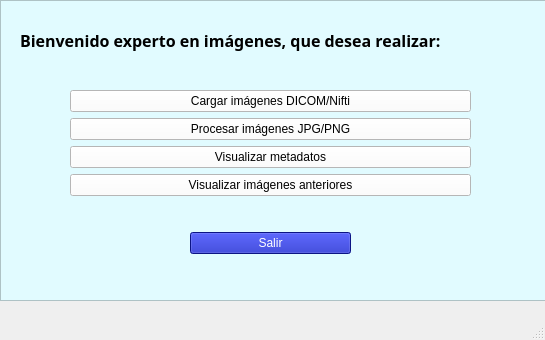
<?xml version="1.0" encoding="UTF-8"?>
<ui version="4.0">
 <class>MainWindow</class>
 <widget class="QMainWindow" name="MainWindow">
  <property name="geometry">
   <rect>
    <x>0</x>
    <y>0</y>
    <width>545</width>
    <height>340</height>
   </rect>
  </property>
  <property name="windowTitle">
   <string>MainWindow</string>
  </property>
  <widget class="QWidget" name="centralwidget">
   <widget class="QFrame" name="frame">
    <property name="geometry">
     <rect>
      <x>0</x>
      <y>0</y>
      <width>551</width>
      <height>301</height>
     </rect>
    </property>
    <property name="styleSheet">
     <string notr="true">background-color: rgb(225, 251, 255);</string>
    </property>
    <property name="frameShape">
     <enum>QFrame::StyledPanel</enum>
    </property>
    <property name="frameShadow">
     <enum>QFrame::Raised</enum>
    </property>
    <widget class="QLabel" name="label">
     <property name="geometry">
      <rect>
       <x>20</x>
       <y>30</y>
       <width>451</width>
       <height>21</height>
      </rect>
     </property>
     <property name="font">
      <font>
       <family>Myanmar Text</family>
       <pointsize>12</pointsize>
       <weight>75</weight>
       <bold>true</bold>
      </font>
     </property>
     <property name="text">
      <string>Bienvenido experto en imágenes, que desea realizar: </string>
     </property>
    </widget>
    <widget class="QWidget" name="verticalLayoutWidget">
     <property name="geometry">
      <rect>
       <x>20</x>
       <y>60</y>
       <width>501</width>
       <height>204</height>
      </rect>
     </property>
     <layout class="QVBoxLayout" name="verticalLayout">
      <property name="leftMargin">
       <number>50</number>
      </property>
      <property name="rightMargin">
       <number>50</number>
      </property>
      <item>
       <spacer name="verticalSpacer">
        <property name="orientation">
         <enum>Qt::Vertical</enum>
        </property>
        <property name="sizeHint" stdset="0">
         <size>
          <width>20</width>
          <height>40</height>
         </size>
        </property>
       </spacer>
      </item>
      <item>
       <widget class="QPushButton" name="Boton_cargarimagenesd">
        <property name="styleSheet">
         <string notr="true">background-color: rgb(255, 255, 255);</string>
        </property>
        <property name="text">
         <string>Cargar imágenes DICOM/Nifti</string>
        </property>
       </widget>
      </item>
      <item>
       <widget class="QPushButton" name="Boton_procesarimagenesj">
        <property name="styleSheet">
         <string notr="true">background-color: rgb(255, 255, 255);</string>
        </property>
        <property name="text">
         <string>Procesar imágenes JPG/PNG</string>
        </property>
       </widget>
      </item>
      <item>
       <widget class="QPushButton" name="Boton_visualizarmetadatos">
        <property name="styleSheet">
         <string notr="true">background-color: rgb(255, 255, 255);</string>
        </property>
        <property name="text">
         <string>Visualizar metadatos</string>
        </property>
       </widget>
      </item>
      <item>
       <widget class="QPushButton" name="Boton_visualizarimagenes">
        <property name="styleSheet">
         <string notr="true">background-color: rgb(255, 255, 255);</string>
        </property>
        <property name="text">
         <string>Visualizar imágenes anteriores</string>
        </property>
       </widget>
      </item>
      <item>
       <spacer name="verticalSpacer_2">
        <property name="orientation">
         <enum>Qt::Vertical</enum>
        </property>
        <property name="sizeHint" stdset="0">
         <size>
          <width>20</width>
          <height>40</height>
         </size>
        </property>
       </spacer>
      </item>
      <item>
       <layout class="QVBoxLayout" name="verticalLayout_2">
        <property name="leftMargin">
         <number>120</number>
        </property>
        <property name="rightMargin">
         <number>120</number>
        </property>
        <property name="bottomMargin">
         <number>10</number>
        </property>
        <item>
         <widget class="QPushButton" name="pushButton_5">
          <property name="styleSheet">
           <string notr="true">background-color: rgb(17, 28, 185);
color: rgb(255, 255, 255);</string>
          </property>
          <property name="text">
           <string>Salir</string>
          </property>
         </widget>
        </item>
       </layout>
      </item>
     </layout>
    </widget>
   </widget>
  </widget>
  <widget class="QMenuBar" name="menubar">
   <property name="geometry">
    <rect>
     <x>0</x>
     <y>0</y>
     <width>545</width>
     <height>22</height>
    </rect>
   </property>
  </widget>
  <widget class="QStatusBar" name="statusbar"/>
 </widget>
 <resources/>
 <connections>
  <connection>
   <sender>pushButton_5</sender>
   <signal>clicked()</signal>
   <receiver>frame</receiver>
   <slot>close()</slot>
   <hints>
    <hint type="sourcelabel">
     <x>378</x>
     <y>294</y>
    </hint>
    <hint type="destinationlabel">
     <x>423</x>
     <y>270</y>
    </hint>
   </hints>
  </connection>
 </connections>
</ui>
